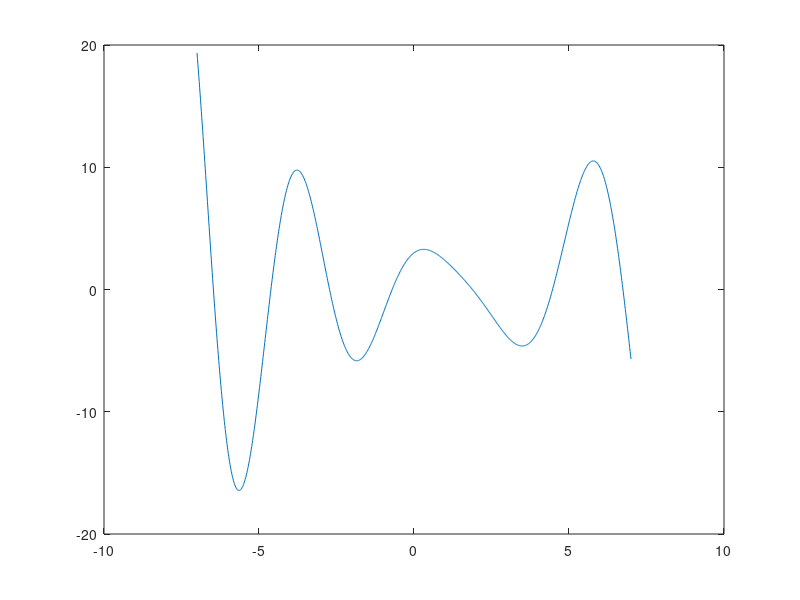
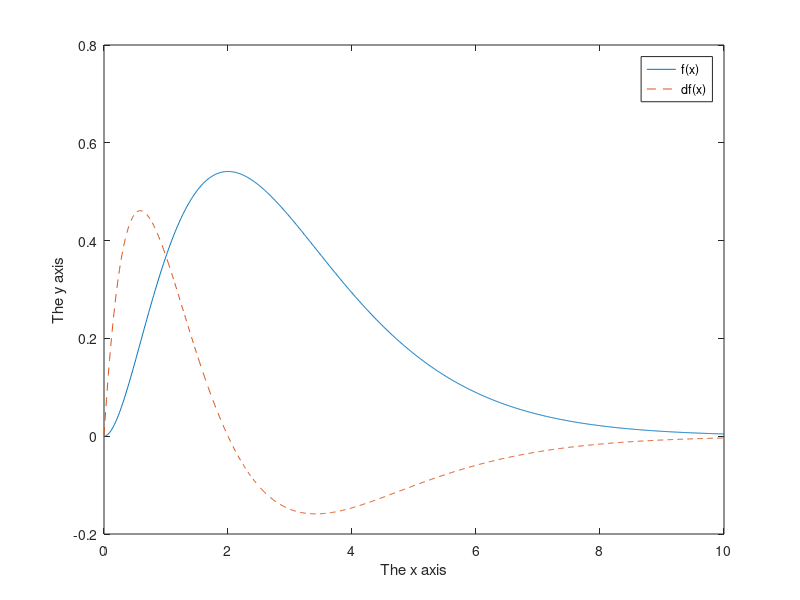
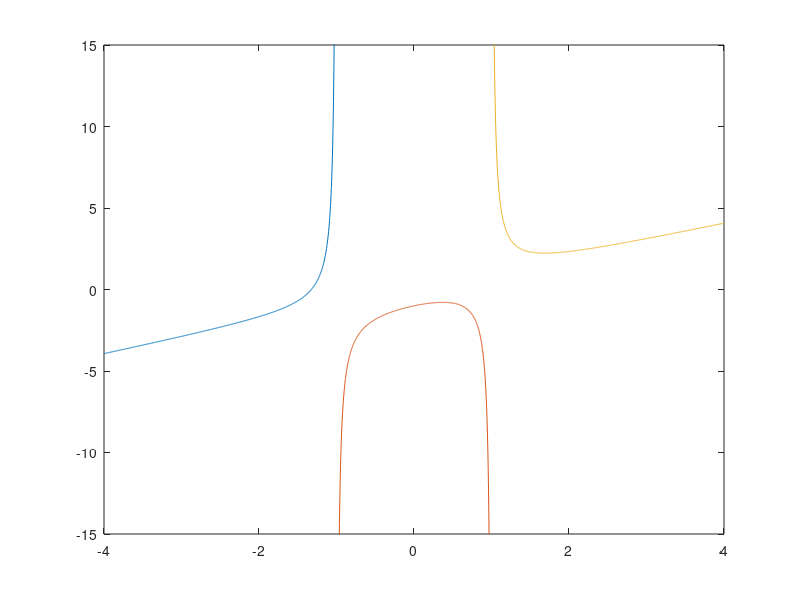
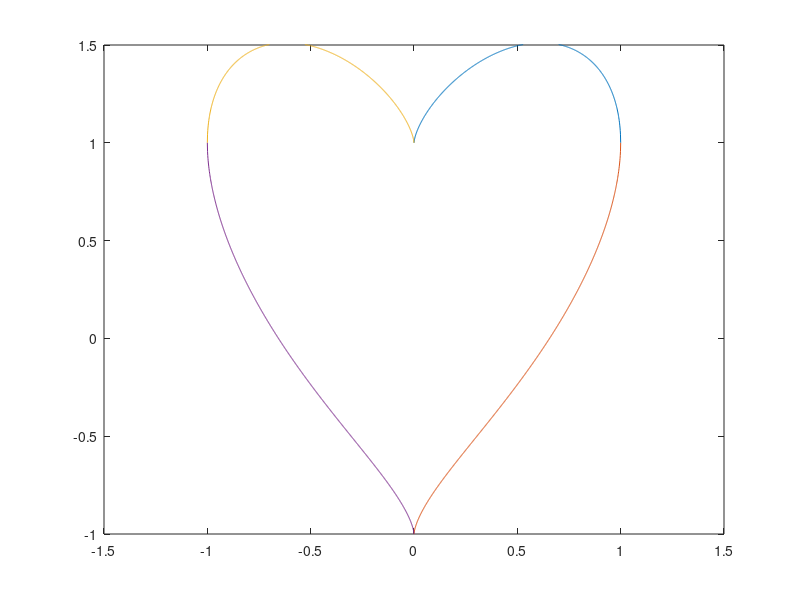

The MATLAB script that drew these images, in order:
%Zhaoyi Jiang(.1364) ME Student
%MWF 9:10-10:05
%ME 2850
%HW3

clc
clear
fprintf('Zhaoyi Jiang(.1364)\n')
fprintf('MWF 9:10-10:05')
fprintf('ME 2850\n')
fprintf('HW3\n')

clear
clc
%Chapter 5 P3
fprintf('--------------C5 P3--------------\n')
x=linspace(-7,7,1000);
y=3.*cos(1.7.*x).*exp(-0.3.*x)+2.*sin(1.4.*x).*exp(0.3.*x);
figure;
plot(x,y)


clear
clc
%Chapter 5 P4
fprintf('--------------C5 P4--------------\n')
x=linspace(0,10,1000);
y=x.^2.*exp(-x);
dy=2.*x.*exp(-x)-exp(-x).*x.^2;
figure;
plot(x,y,'-',x,dy,'--')
xlabel('The x axis');
ylabel('The y axis');
legend('f(x)','df(x)');


clear
clc
%Chapter 5 P14
fprintf('--------------C5 P14--------------\n')
x1=linspace(-4,-1,1000);
y1=x1+1./(x1.^2-1);
x2=linspace(-1,1,1000);
y2=x2+1./(x2.^2-1);
x3=linspace(1,4,1000);
y3=x3+1./(x3.^2-1);
figure;
plot(x1,y1,x2,y2,x3,y3);
axis([-4 4 -15 15]);


clear
clc
%Chapter 5 P15
fprintf('--------------C5 P15--------------\n')
x1=linspace(0,1,1000);
x2=linspace(-1,0,1000);
y1=(1-x1.^2).^(0.5)+x1.^(2/3);
y2=-(1-x1.^2).^(0.5)+x1.^(2/3);
y3=(1-(-x2).^2).^(0.5)+(-x2).^(2/3);
y4=-(1-(-x2).^2).^(0.5)+(-x2).^(2/3);
figure;
plot(x1,y1,x1,y2,x2,y3,x2,y4);
axis([-1.5 1.5 -1 1.5]);

clear
clc
%Chapter 5 P16
fprintf('--------------C5 P16--------------\n')
t=linspace(-4,4,1000);
x=(3.3-0.3.*t.^2).*cos(t);
y=(3.3-0.4.*t.^2).*sin(t);
figure
plot(x,y,'linewidth',20);


clear
clc
%Chapter 5 P21
fprintf('--------------C5 P21--------------\n')
time=(10:10:70);
height=[9 22 44 63 80 94 97];
figure;
hold on;
plot(time,height,'x')
fplot(@(x)100.8./(1+23.*exp(-0.093.*x)));
hold off;
xlabel('Time(days)');
ylabel('Height(in)');
legend('Table','Function');


clear
clc
%Chapter 5 P28
fprintf('--------------C5 P28--------------\n')
f=linspace(10,50000,10000);
vv=(2.*pi.*f).*2000*0.2*10^(-6)./(1+(2.*pi.*f).^2.*2000.^2.*(0.2.*10.^(-6)).^2).^(0.5);
figure;
semilogx(f,vv);


clear
clc
%Chapter 5 P37
fprintf('--------------C5 P37--------------\n')
x1=linspace(0,8,100);
v1=400-200.*x1;
m1=-100.*x1.^2+400.*x1;

x2=linspace(8,12,100);
v2=linspace(-1200,-1200,100);
m2=-1200.*x2+6400;

x3=linspace(12,20,100);
v3=-250.*x3+5000;
m3=-125.*(x3-12).^2+2000.*x3-32000;
figure
subplot(2,1,1);
plot(x1,v1,x2,v2,x3,v3);
title('Shear Force');
subplot(2,1,2);
plot(x1,m1,x2,m2,x3,m3);
title('Bending Moment');